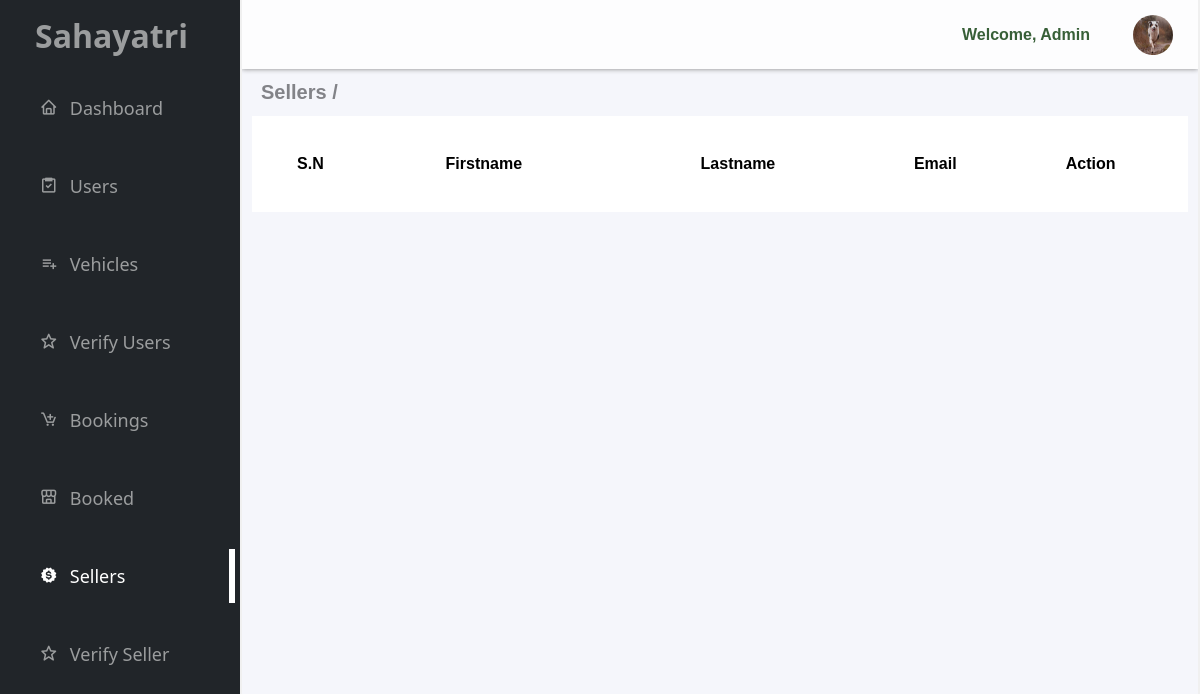
/sahafront/sahaback/sellers.php, run on an earlier commit of the app's database.
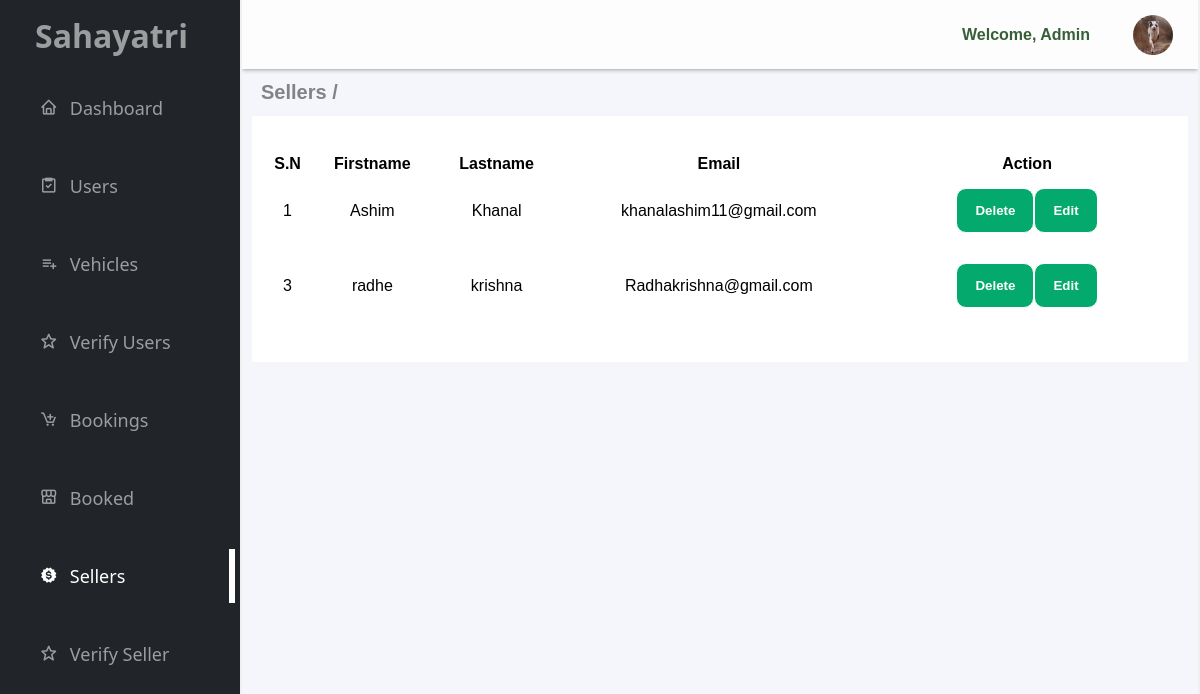
And on a later commit of the database.
### tables this page shows
CREATE TABLE `seller` (
  `s_id` int(11) NOT NULL,
  `verify_request` varchar(12) NOT NULL,
  `seller_verify` tinyint(12) NOT NULL,
  `firstname` varchar(50) NOT NULL,
  `lastname` varchar(50) NOT NULL,
  `email` varchar(100) NOT NULL,
  `password` varchar(100) NOT NULL,
  `veh_category` int(100) NOT NULL,
  `front_img` varchar(255) NOT NULL,
  `back_img` varchar(255) NOT NULL
);

### sahafront/sahaback/sellers.php (the view, shortened to what this page needs)
<!DOCTYPE html>
<html lang="en">
<head>
    <link rel="stylesheet" href="style/style.css">
    <link rel="stylesheet" href="style/dashboard.css">
    <link rel="stylesheet" href="style/users.css">
    <link rel="stylesheet" href="style/vehicle.css">
    <link rel="stylesheet" href="style/bookings.css">
    <link href='https://unpkg.com/boxicons@2.1.4/css/boxicons.min.css' rel='stylesheet'>
</head>
<body>
    <div class="container">
        <div class="sidebar">
            <h1>Sahayatri
            </h1>
            <ul>
                <a href="dashboard.php">
                    <li><i class='bx bx-home'></i>Dashboard</li>
                </a>
                <a href="users.php">
                    <li><i class='bx bx-task'></i>Users</li>
                </a>
                <a href="vehicle.php">
                    <li><i class='bx bx-list-plus'></i>Vehicles</li>
                </a>
                <a href="verify_request.php">
                    <li><i class='bx bx-star'></i>Verify Users</li>
                </a>
                <a href="bookings.php">
                    <li><i class='bx bx-cart-add'></i>Bookings</li>
                </a>
                <a href="booked_vehicles.php">
                    <li><i class='bx bx-store-alt'></i>Booked</li>
                </a>
                <a href="sellers.php">
                    <li id="active"><i class='bx bxs-badge-dollar'></i>Sellers</li>
                </a>
                <a href="verify_seller.php">
                    <li><i class='bx bx-star'></i>Verify Seller</li>
                </a>
            </ul>
        </div>
        <div class="main">
            <div class="vehicle">
                <div class="nav_search">
                    <p>Welcome, Admin</p>
                    <div class="profile_image">
                        <img height="40px" width="40px" src="../profile.jpg" alt="img">
                    </div>
                </div>
                <h1>Sellers /</h1>
                <div class="vehicle_info">
                    <?php
                    $servername = "localhost";
                    $username = "root";
                    $password = "";
                    $database = "mydb";
                    $conn = new mysqli($servername, $username, $password, $database);
                    ?>
                    <div class='vehicle_container'>
                        <table class='table'>
                            <thead>
                                <tr>
                                    <td scope="col">S.N</td>
                                    <td scope="col">Firstname</td>
                                    <td scope="col">Lastname</td>
                                    <td scope="col">Email</td>
                                    <td scope="col">Action</td>
                                </tr>
                            </thead>
                            <tbody>
                                <?php
                                $query = "SELECT * FROM seller";
                                $result = $conn->query($query);
                                if ($result->num_rows > 0) {
                                    while ($row = $result->fetch_assoc()) {
                                        $id = $row['s_id'];
                                        echo "<tr>";
                                        echo "<td>" . $row['s_id'] . "</td>";
                                        echo "<td>" . $row['firstname'] . "</td>";
                                        echo "<td>" . $row['lastname'] . "</td>";
                                        echo "<td>" . $row['email'] . "</td>";
                                        echo "<td id='action'><a href='seller_del.php?delete_id=$id'><button>Delete</button></a>";
                                        echo "<a href='seller_edit.php?edit_id=$id'><button> Edit</button></a></td>";
                                        echo "</tr>";
                                    }
                                }
                                ?>
                            </tbody>
                        </table>
                    </div>
                </div>
            </div>
        </div>
    </div>
</body>
</html>

What changed in the data, as far as the page shows it:
added seller: s_id "1", firstname "Ashim", lastname "Khanal", email "khanalashim11@gmail.com"
added seller: s_id "3", firstname "radhe", lastname "krishna", email "Radhakrishna@gmail.com"
